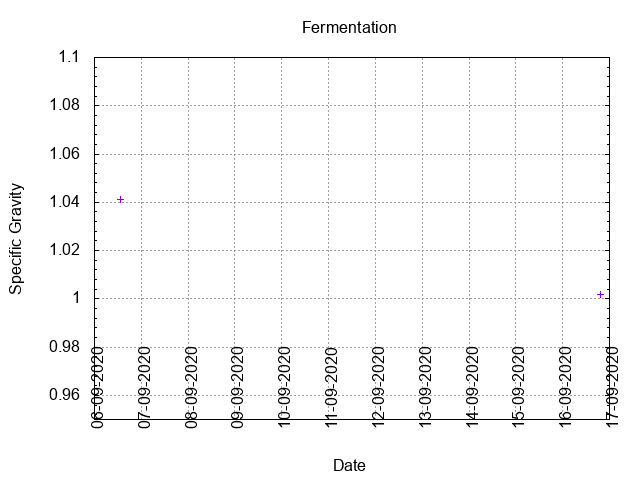

Generate this figure with gnuplot:
# setup graph
set term png
output_file   = "gravity.png"
set output output_file
set title "Fermentation"
set style data lines
set ylabel "Specific Gravity"
set yrange [0.95:1.1]
set grid y
set ytics 0.02
set mytics 5
set xlabel "Date"
set grid x
set xtic rotate by 90 scale 0 offset 0.5,0
set autoscale x
set xdata time
set timefmt "%d-%m-%Y  %H:%M"
set format x "%d-%m-%Y"
plot "fermentation.data" using 1:5 title ""
# set output back to default
set output
# reset terminal type
set terminal pop
